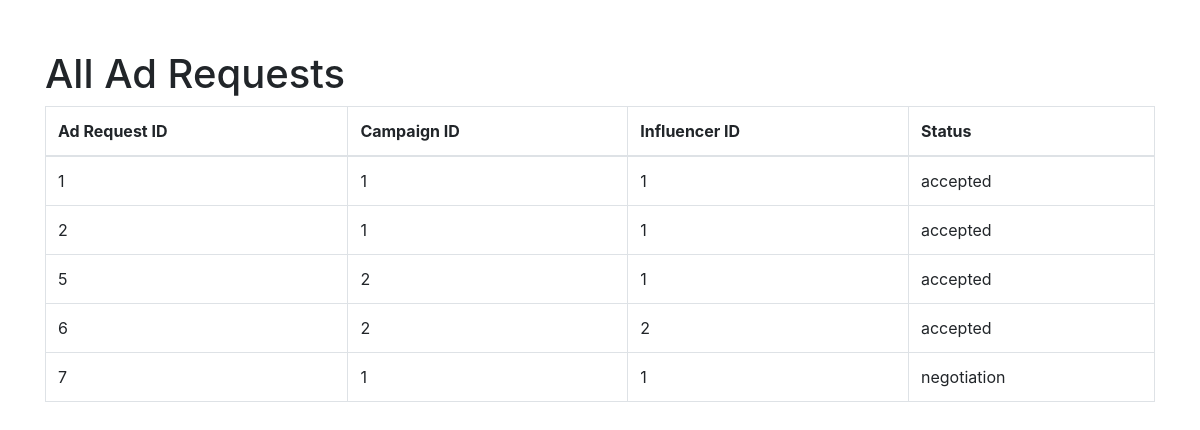
Page /admin/alladrequests (signed in) on the earlier database version.
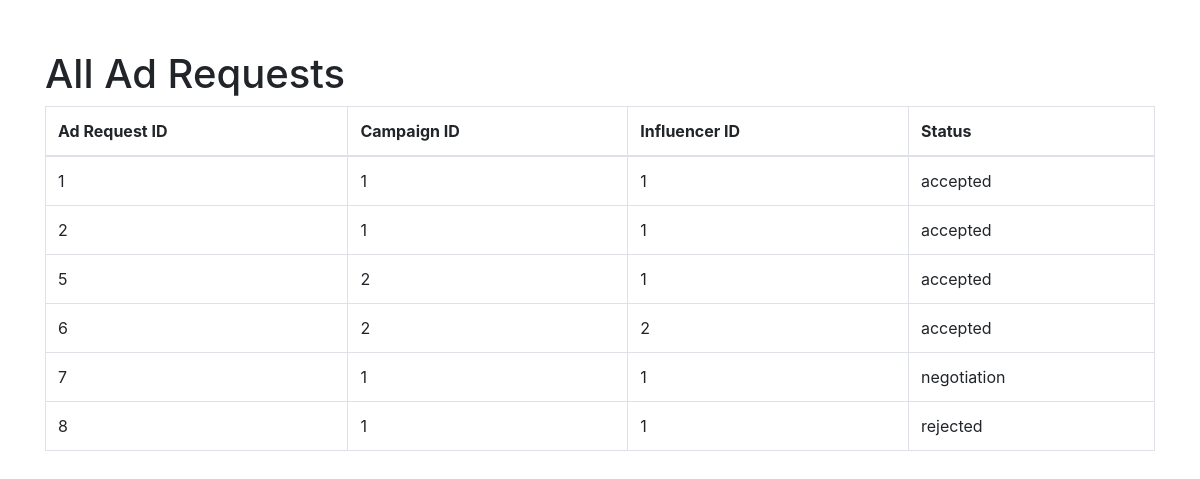
Same page on the later database version.
### models.py (models this page shows, shortened)
class AdRequest(db.Model):
    __tablename__ = "ad_requests"
    ad_request_id = db.Column(db.Integer, primary_key=True, autoincrement=True)
    campaign_id = db.Column(
        db.Integer, db.ForeignKey("campaigns.campaign_id"), nullable=False
    )
    influencer_id = db.Column(
        db.Integer, db.ForeignKey("influencers.influencer_id"), nullable=False
    )
    requirements = db.Column(db.Text)
    payment_amount = db.Column(db.Numeric(10, 2))
    status = db.Column(db.Enum("pending", "accepted", "rejected", "negotiation") , default = "pending")
    messages = db.Column(db.Text)
    negotiations = db.relationship("Negotiation", backref="ad_request", lazy=True)

### admin.py (the view)
@admin.route('/alladrequests')
def all_adrequests():
    if "user_name" in session and "role" in session:
        if session["role"] == "admin":
            ad_requests = AdRequest.query.all()
            return render_template("admin_alladrequests.html", ad_requests=ad_requests)
    flash("Please Login !","faliled")
    return redirect(url_for("home"))

### app.py (called while the page is built)
@app.before_request
def create_tables():
    init_db(app)

### models.py (called while the page is built, shortened)
def init_db(app):
    with app.app_context():
        db.create_all()

### templates/admin_alladrequests.html (shortened to what this page needs)
<!DOCTYPE html>
<html lang="en">
<head>
    <link rel="stylesheet" href="https://stackpath.bootstrapcdn.com/bootstrap/4.3.1/css/bootstrap.min.css">
</head>
<body>
    <div class="container">
        <h1>All Ad Requests</h1>
        <table class="table table-bordered">
            <thead>
                <tr>
                    <th>Ad Request ID</th>
                    <th>Campaign ID</th>
                    <th>Influencer ID</th>
                    <th>Status</th>
                </tr>
            </thead>
            <tbody>
                {% for ad_request in ad_requests %}
                <tr>
                    <td>{{ ad_request.ad_request_id }}</td>
                    <td>{{ ad_request.campaign_id }}</td>
                    <td>{{ ad_request.influencer_id }}</td>
                    <td>{{ ad_request.status }}</td>
                </tr>
                {% endfor %}
            </tbody>
        </table>
    </div>
</body>
</html>

### templates/admin_alladrequests.html (style rules this page uses)
.container { margin-top: 50px; }

Differences in the rows shown:
added AdRequest: ad_request_id "8", campaign_id "1", influencer_id "1", status "rejected"
